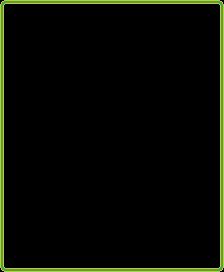

A 2D game scene composited from a Tiled map and its tileset images. What follows is a short description and the map's XML, with every tile layer's data as written:
An orthogonal 28x34 tile map with 8x8 px tiles, 1 tile layer (tiles).

<map version="1.0" orientation="orthogonal" renderorder="right-down" width="28" height="34" tilewidth="8" tileheight="8" nextobjectid="2">
 <tileset firstgid="1" name="pacman-tileset" tilewidth="8" tileheight="8" tilecount="56">
  <image source="../___/pacman-tileset.png" width="112" height="32" />
 </tileset>
 <layer name="tiles" width="28" height="34">
  <data encoding="csv">
29,46,46,46,46,46,46,46,46,46,46,46,46,46,46,46,46,46,46,46,46,46,46,46,46,46,46,30,
31,13,13,13,13,13,13,13,13,13,13,13,13,13,13,13,13,13,13,13,13,13,13,13,13,13,13,32,
31,13,13,13,13,13,13,13,13,13,13,13,13,13,13,13,13,13,13,13,13,13,13,13,13,13,13,32,
31,13,13,13,13,13,13,13,13,13,13,13,13,13,13,13,13,13,13,13,13,13,13,13,13,13,13,32,
31,13,13,13,13,13,13,13,13,13,13,13,13,13,13,13,13,13,13,13,13,13,13,13,13,13,13,32,
31,13,13,13,13,13,13,13,13,13,13,13,13,13,13,13,13,13,13,13,13,13,13,13,13,13,13,32,
31,13,13,13,13,13,13,13,13,13,13,13,13,13,13,13,13,13,13,13,13,13,13,13,13,13,13,32,
31,13,13,13,13,13,13,13,13,13,13,13,13,13,13,13,13,13,13,13,13,13,13,13,13,13,13,32,
31,13,13,13,13,13,13,13,13,13,13,13,13,13,13,13,13,13,13,13,13,13,13,13,13,13,13,32,
31,13,13,13,13,13,13,13,13,13,13,13,13,13,13,13,13,13,13,13,13,13,13,13,13,13,13,32,
31,13,13,13,13,13,13,13,13,13,13,13,13,13,13,13,13,13,13,13,13,13,13,13,13,13,13,32,
31,13,13,13,13,13,13,13,13,13,13,13,13,13,13,13,13,13,13,13,13,13,13,13,13,13,13,32,
31,13,13,13,13,13,13,13,13,13,13,13,13,13,13,13,13,13,13,13,13,13,13,13,13,13,13,32,
31,13,13,13,13,13,13,13,13,13,13,13,13,13,13,13,13,13,13,13,13,13,13,13,13,13,13,32,
31,13,13,13,13,13,13,13,13,13,13,13,13,13,13,13,13,13,13,13,13,13,13,13,13,13,13,32,
31,13,13,13,13,13,13,13,13,13,13,13,13,13,13,13,13,13,13,13,13,13,13,13,13,13,13,32,
31,13,13,13,13,13,13,13,13,13,13,13,13,13,13,13,13,13,13,13,13,13,13,13,13,13,13,32,
31,13,13,13,13,13,13,13,13,13,13,13,13,13,13,13,13,13,13,13,13,13,13,13,13,13,13,32,
31,13,13,13,13,13,13,13,13,13,13,13,13,13,13,13,13,13,13,13,13,13,13,13,13,13,13,32,
31,13,13,13,13,13,13,13,13,13,13,13,13,13,13,13,13,13,13,13,13,13,13,13,13,13,13,32,
31,13,13,13,13,13,13,13,13,13,13,13,13,13,13,13,13,13,13,13,13,13,13,13,13,13,13,32,
31,13,13,13,13,13,13,13,13,13,13,13,13,13,13,13,13,13,13,13,13,13,13,13,13,13,13,32,
31,13,13,13,13,13,13,13,13,13,13,13,13,13,13,13,13,13,13,13,13,13,13,13,13,13,13,32,
31,13,13,13,13,13,13,13,13,13,13,13,13,13,13,13,13,13,13,13,13,13,13,13,13,13,13,32,
31,13,13,13,13,13,13,13,13,13,13,13,13,13,13,13,13,13,13,13,13,13,13,13,13,13,13,32,
31,13,13,13,13,13,13,13,13,13,13,13,13,13,13,13,13,13,13,13,13,13,13,13,13,13,13,32,
31,13,13,13,13,13,13,13,13,13,13,13,13,13,13,13,13,13,13,13,13,13,13,13,13,13,13,32,
31,13,13,13,13,13,13,13,13,13,13,13,13,13,13,13,13,13,13,13,13,13,13,13,13,13,13,32,
31,13,13,13,13,13,13,13,13,13,13,13,13,13,13,13,13,13,13,13,13,13,13,13,13,13,13,32,
31,13,13,13,13,13,13,13,13,13,13,13,13,13,13,13,13,13,13,13,13,13,13,13,13,13,13,32,
31,13,13,13,13,13,13,13,13,13,13,13,13,13,13,13,13,13,13,13,13,13,13,13,13,13,13,32,
31,13,13,13,13,13,13,13,13,13,13,13,13,13,13,13,13,13,13,13,13,13,13,13,13,13,13,32,
31,13,13,13,13,13,13,13,13,13,13,13,13,13,13,13,13,13,13,13,13,13,13,13,13,13,13,32,
43,45,45,45,45,45,45,45,45,45,45,45,45,45,45,45,45,45,45,45,45,45,45,45,45,45,45,44
</data>
 </layer>
</map>
